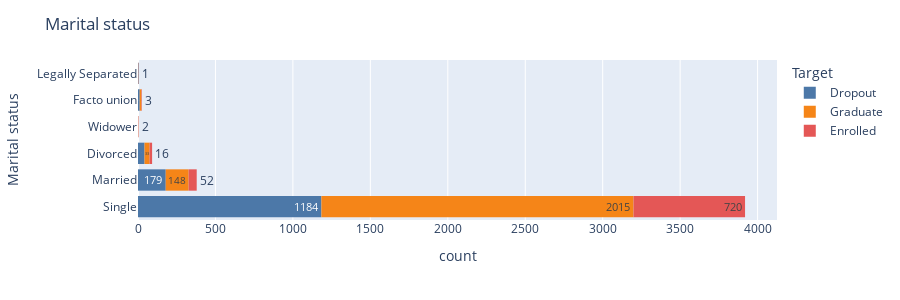

The notebook cell this image was saved under:
### Code cell
# Marital status
histogram('Marital status',300)

### Figure 1 — Plotly figure (JSON) as saved in the notebook; plotly's stock layout.template omitted (floating-point values rounded to 4 significant figures; data arrays with more than 128 entries replaced by an {"elided": "..."} marker saying what was removed)
{"data": [{"alignmentgroup": "True", "bingroup": "y", "hovertemplate": "Target=Dropout<br>count=%{x}<br>Marital status=%{y}<extra></extra>", "legendgroup": "Dropout", "marker": {"color": "#4C78A8", "pattern": {"shape": ""}}, "name": "Dropout", "offsetgroup": "Dropout", "orientation": "h", "showlegend": true, "texttemplate": "%{value}", "type": "histogram", "xaxis": "x", "y": {"elided": "1421 str values"}, "yaxis": "y"}, {"alignmentgroup": "True", "bingroup": "y", "hovertemplate": "Target=Graduate<br>count=%{x}<br>Marital status=%{y}<extra></extra>", "legendgroup": "Graduate", "marker": {"color": "#F58518", "pattern": {"shape": ""}}, "name": "Graduate", "offsetgroup": "Graduate", "orientation": "h", "showlegend": true, "texttemplate": "%{value}", "type": "histogram", "xaxis": "x", "y": {"elided": "2209 str values"}, "yaxis": "y"}, {"alignmentgroup": "True", "bingroup": "y", "hovertemplate": "Target=Enrolled<br>count=%{x}<br>Marital status=%{y}<extra></extra>", "legendgroup": "Enrolled", "marker": {"color": "#E45756", "pattern": {"shape": ""}}, "name": "Enrolled", "offsetgroup": "Enrolled", "orientation": "h", "showlegend": true, "texttemplate": "%{value}", "type": "histogram", "xaxis": "x", "y": {"elided": "794 str values"}, "yaxis": "y"}], "layout": {"barmode": "relative", "height": 300, "legend": {"title": {"text": "Target"}, "tracegroupgap": 0}, "margin": {"t": 60}, "title": {"text": "Marital status"}, "width": 900, "xaxis": {"anchor": "y", "domain": [0, 1], "title": {"text": "count"}}, "yaxis": {"anchor": "x", "domain": [0, 1], "title": {"text": "Marital status"}}}}
